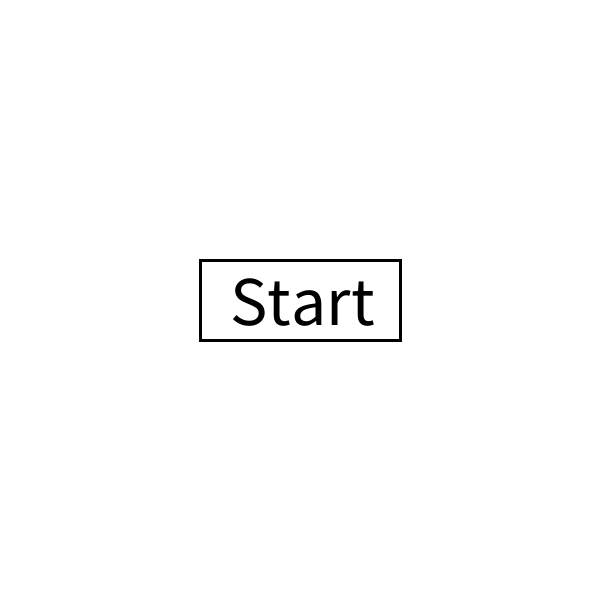
Frame 1 (no input)
Frame 60 (the mouse pressed at the canvas centre just before this capture): identical to frame 1, image omitted
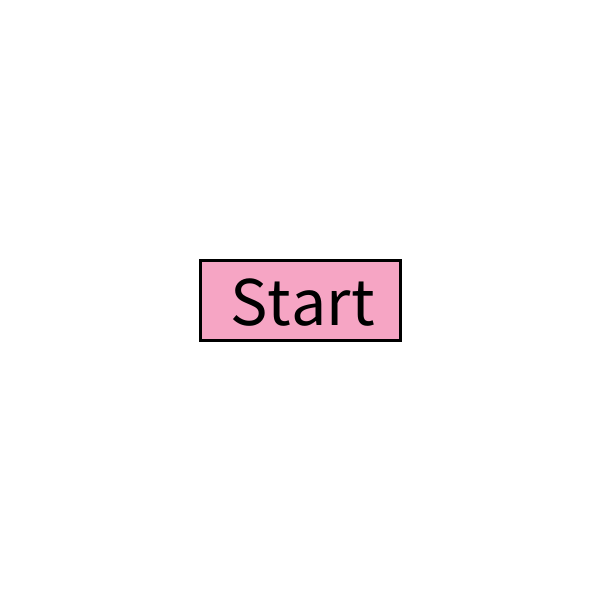
Frame 120 (the mouse held since frame 60 and released just before this capture)

The Processing sketch that drew these frames (run headless with seeded random() and noise(); from frame 60 on, the mouse is pressed at the canvas centre):

// Processing sketch: shot1
// ── shot1.pde
class point{
   float x;
   float y;
   
   point(float a, float b){
      this.x = a;
      this.y = b;
   }
   
   void show(){
      fill(255, 0, 0);
      ellipse(x, y , 3, 3);
   }
  
}

class gun{
   point point; // position of aimer
   int type; // gun type
   float recoil;
   float speed; // bigger faster
   float damage;
   float bullet_full; //total amount of bullet
   float bullet; // real-time amount of bullet
   
   gun(float x, float y, int t, float r, float s, float d, float b){
      this.point = new point(x, y);
      this.type = t;
      this. recoil = r;
      this.speed = s;
      this.damage = d;
      this.bullet_full = b;
      this.bullet = b;
   }
   
   gun(point p, int t, float r, float s, float d, float b){
       this.point = p;
       this.type = t;
       this.recoil = r;
       this.speed = s;
       this.damage = d;
       this.bullet_full = b;
       this.bullet = b;
   }
   
  public void showAim(){
       float x = point.x;
       float y = point.y;
       
       if(type == 0){
          strokeWeight(3);
          float iner = 3;
          float outer = 10;
          stroke(0, 0 ,0);
          line(x+iner, y, x+outer, y);
          line(x-iner, y, x-outer, y);
          line(x, y+iner, x, y+outer);
          line(x, y-iner, x, y-outer);
       }
   }
   
   public void showMagazine(){
     
      strokeWeight(3);
      fill(255, 255, 0, 80);
      stroke(255, 255, 0);
      rect(550, 500, 30, 80);
      fill(255, 255, 255); // use white to cover
      rect(550,500, 30, 80 - bullet / bullet_full * 80);
      
      fill(0);
      strokeWeight(1);
      textSize(20);
      text((int)bullet + "/" + (int)bullet_full, 550, 490);
   }
   
   public void setPoint(float a, float b){
      point.x = a;
      point.y = b;
   }
   
   public point shoot(int flag){ //flag == 1 fire, flag == 2 fill FPS
      float x = point.x;
      float y = point.y;
     
      if(type == 0){
          float iner = 3;
          float outer = 10;
          float r= random(recoil);
          strokeWeight(3);
          stroke(0);
          line(x + iner + recoil + r, y, x + outer + recoil + r, y);
          line(x - iner - recoil - r, y, x - outer - recoil - r, y);
          line(x, y + iner + recoil + r, x, y + outer + recoil + r);
          line(x, y - iner - recoil - r, x, y - outer - recoil - r);
      }
      
      if(flag == 1){
         bullet--;
         point p = new point(point.x + random(-recoil, recoil), point.y + random(-recoil, recoil));
         return p;
      }else{
         return null;
      }
   }
   
   public boolean loaded(){
      if(bullet != 0){
         return true;
      }else{
         return false;
      }
   }
   
   public void reload(){
      strokeWeight(0);
      fill(200,200,200);
      arc(point.x, point.y, 30, 30, -HALF_PI, 2 * PI * bullet / bullet_full - HALF_PI, PIE);
      bullet++;
      
   }
   
   public boolean full_loaded(){
      if(bullet == bullet_full){
         return true;
      }else{
         return false;
      }
   }
}

// ── level.pde
class level{
   float level;
}

// ── main.pde
import java.util.Queue;
import java.util.LinkedList;
import java.util.Date;

gun guns[] = new gun[10];
int trigger = 0; // 0-off, 1-on,2-loading
int gun_num = 0;
int state = 0; //0-start ,1-play, 2-

player player = new player(100, 50, 10, 3);// blood, shield, charge_speed, aid

Queue<point> crater1 = new LinkedList<>();// save the bullet place in state1
Queue<Date> crater1_timer = new LinkedList<>();// save the timer of bullet place in state1


void setup() {
  size(600, 600);
  background(255);
  guns[0] = new gun(300, 300, 0, 40, 0.4, 50, 50);// x-coodinate, y-coordinate, type, reciol, speed, damage, bullet_full
}


void draw() {

  background(255); //refresh the screen
  if (state == 0) {
    showStart();
  } else if (state == 1) {
    loadPlayer();
    play();
  }
}



int start_click = 0; //chang into game when releass the button but not when push the button
void showStart() {

  float x = mouseX;
  float y = mouseY;

  if ( x > 200 && x < 400 && y > 260 && y < 340) { //move to the start button
    noStroke();
    fill(200, 0, 200, 50);
    rect(200, 260, 200, 80);
  }

  if (mousePressed == true && x > 200 && x < 400 && y > 260 && y < 340) { //click the start button
    noStroke();
    fill(255, 0, 0, 50);
    rect(200, 260, 200, 80);
    start_click = 1;
  }
  if (start_click == 1 && mousePressed == false) {
    state = 1;
  }

  noFill();
  stroke(0);
  strokeWeight(3);
  rect(200, 260, 200, 80);
  textSize(70);
  fill(0);
  text("Start", 230, 325);
}



float time_shield = 0;
void loadPlayer(){
   player.show();
   if (time_shield > 2) {
    time_shield = 0;
  }
  time_shield += 0.1; // speed of refreshing the shield
  
  if((int)time_shield == 2){
     player.charge();
  }
  
}



float time_shoot = 0;
void play() {
  if (time_shoot > 1) {
    time_shoot = 0;
  }
  time_shoot = time_shoot + guns[gun_num].speed;


  float x = mouseX;
  float y = mouseY;

  gun gun = guns[gun_num];
  gun.setPoint(x, y);

  if (trigger == 0) {
    gun.showAim();
    gun.showMagazine();
  } else if (trigger == 1) { // pull the trgger


    if ((int)time_shoot == 1) { //shooting speed depend on the timer's speed

      if (!gun.loaded()) {  // no bullet
        trigger = 2;
      } else if (gun.loaded()) {
        point temp = gun.shoot(1);
        
        
        //player.shield_d(20); //test

        //add the crater into the map
        if (temp != null) {
          crater1.add(temp);
          crater1_timer.add(new Date());
        }
      }
    } else {
      gun.shoot(2);
      gun.showMagazine();
    }
    gun.showMagazine();
  } else if (trigger == 2) { // when loading
    gun.reload();
    gun.showMagazine();
    if (gun.full_loaded()) {
      if (mousePressed == true) {
        trigger = 1;
      } else {
        trigger = 0;
      }
    }
  }


  //show craters
  for (point p : crater1) {
    fill(255, 0, 0);
    noStroke();
    ellipse(p.x, p.y, 3, 3);
  }
  if (crater1_timer.peek() != null) {
    if ((new Date().getTime() - crater1_timer.peek().getTime())/ 1000 > 2) {
      crater1_timer.remove();
      crater1.remove();
    }
  }


  //pull the trigger
  if (mousePressed == true && mouseButton == LEFT) {
    if (trigger != 2) { //is loading or not
      trigger = 1;
    }
  }


  //releas the trigger
  if (mousePressed == false && mouseButton == LEFT) {
    if (trigger != 2) { // isloading or not
      trigger = 0;
    }
  }
  
  
}

//test
//void mousePressed() {
//  if (mouseButton == RIGHT) {
//     player.useAid();
//  }
//}

// ── player.pde
class player{
   private float blood_full; //full value of blood
   private float blood; //real-time value of blood
   private float shield_full; // full value of shield
   private float shield; //real-time value of sheild
   private float charge_speed; //automaticly charge speed of shield
   private int aid; //the amount of aid
   
   player(float b, float s, float c, int a){
      this.blood_full = b;
      this.blood = b;
      this.shield_full = s;
      this.shield = s;
      this.charge_speed = c;
      this.aid = a;
   }
   
   void setBlood(float b){
      blood = b;
   }
   
   void show(){
     
     //show blood
      strokeWeight(3);
      fill(255, 0, 0, 80);
      stroke(255, 0, 0);
      rect(20, 600 - blood_full - 20, 30, blood_full);
      fill(255, 255, 255); // use wite to cover the lost
      rect(20,600 - blood_full - 20, 30, blood_full - blood);
      
      //show blood
      strokeWeight(3);
      fill(0, 0, 255, 80);
      stroke(0, 0, 255);
      rect(50, 600 - shield_full - 20, 30, shield_full);
      fill(255, 255, 255);
      rect(50,600 - shield_full - 20, 30, shield_full - shield);
      
      //show aid
      for(int i=0;i<aid;i++){
        strokeWeight(5);
        stroke(255, 0, 0);
         line(515, 570 - i * 27, 535, 570 - i * 27);
         line(525, 560 - i * 27, 525, 580 - i * 27);
      }
      
   }
   
   //blood increase
   void blood_i(float x){
      if(blood < blood_full){
         blood = blood + x;
         if(blood > blood_full){blood = blood_full;} // blood can be more than total
      }
   }
   
   //shield increase
   void charge(){
      if(shield < shield_full){
         shield = shield + charge_speed;
         if(shield > shield_full){shield = shield_full;} // shield can be more than total
      }
   }
   
   //blood decrease
   void blood_d(float d){
      blood -= d;
      if(blood < 0){blood = 0;}
   }
   
   //shiel decrease
   void shield_d(float d){
      shield -= d;
      if(shield < 0){
         blood_d(-shield); // if shield is not enough then put the damage on blood
         shield = 0;
      }
   }
   
   //death or not
   boolean die(){
      if(blood > 0){
         return false;
      }else{
         return true;
      }
   }
   
   
   //use aid
   float aid_blood = 30; //how much blood could each aid provide
   void useAid(){
     if(aid > 0){
        blood_i(aid_blood);
        aid--;
     }
   }
   
   
}
